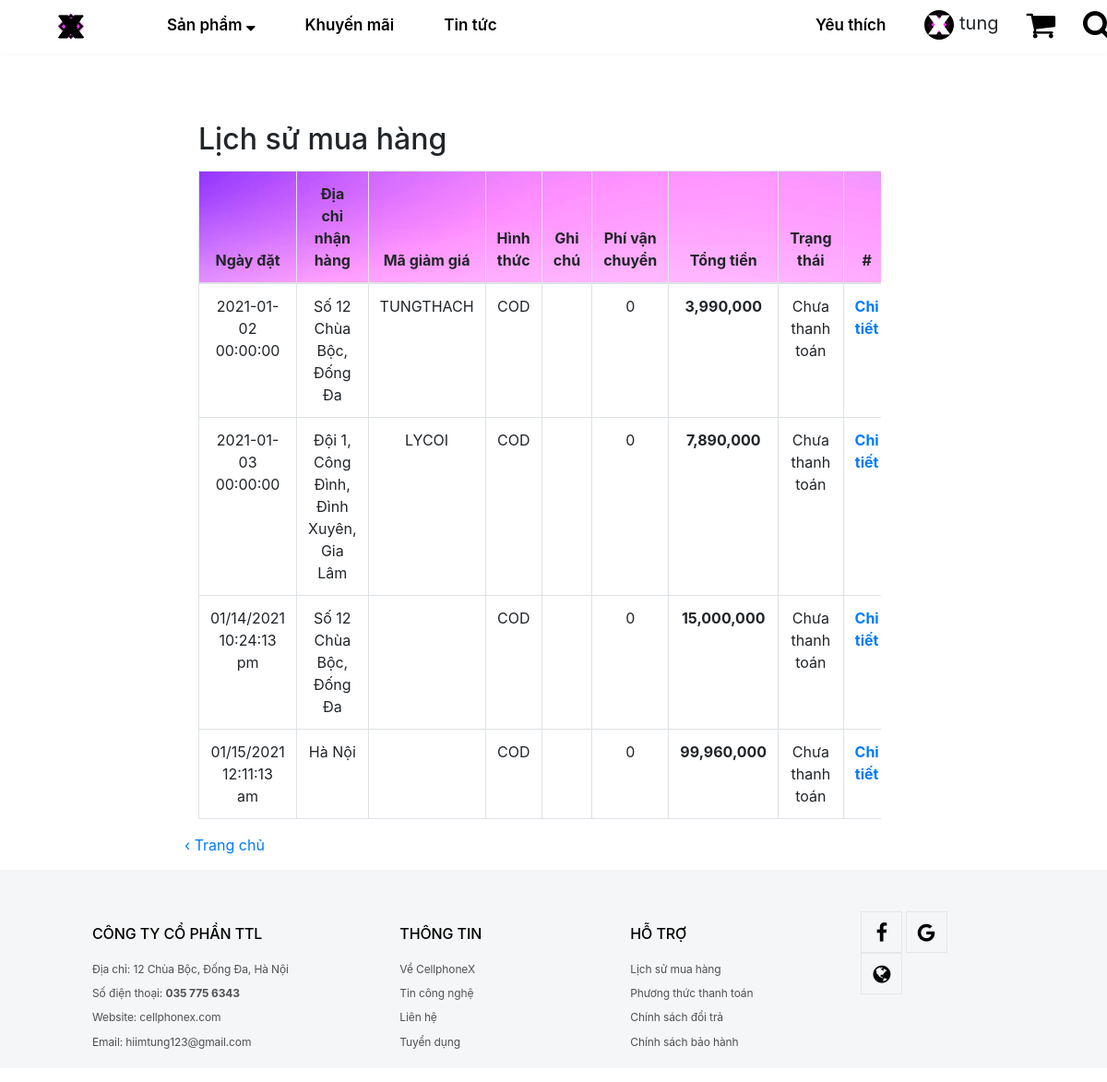
The page /lichsumuahang.php (signed in) on the database as committed earlier.
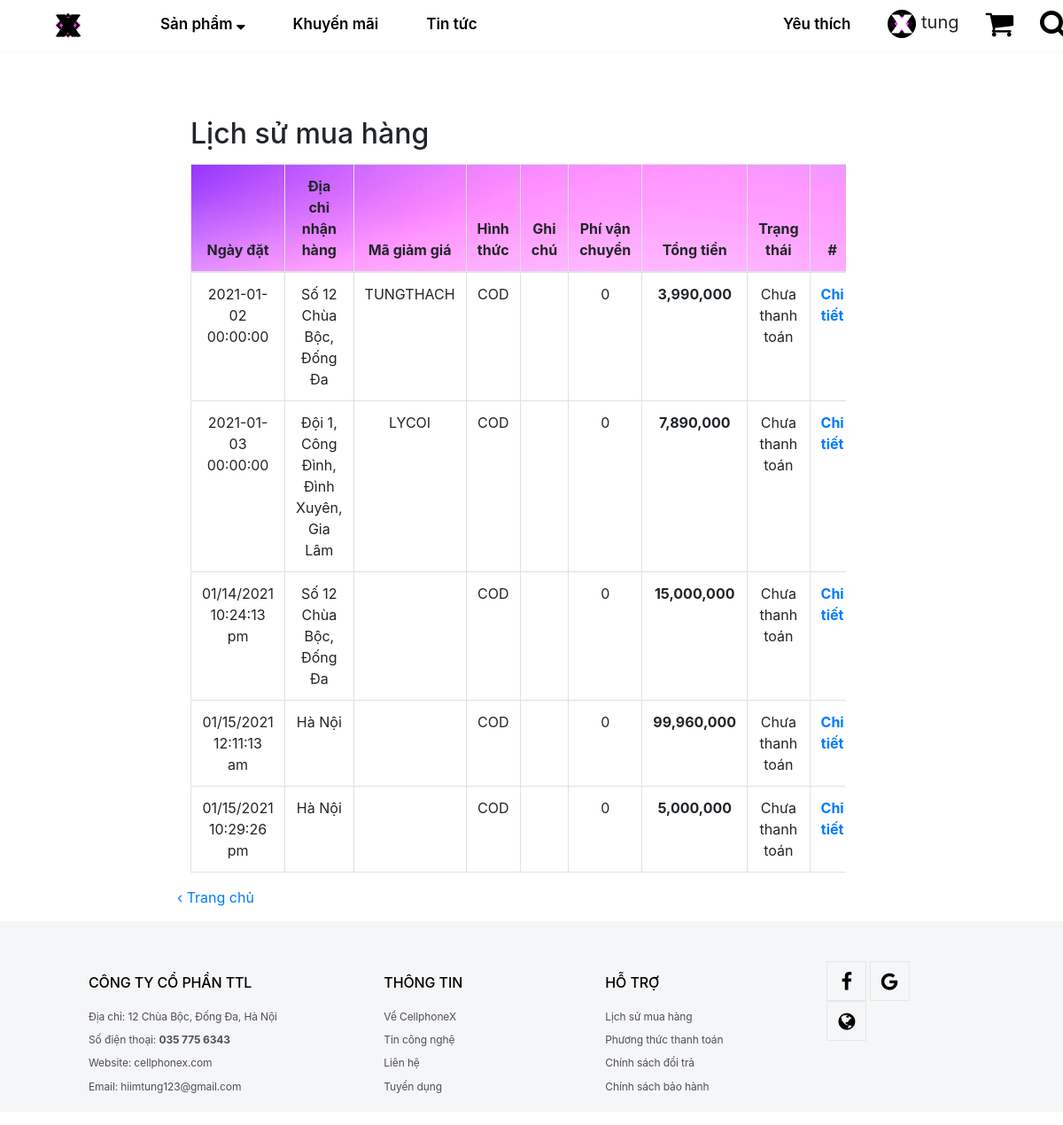
The same page on the database as committed later.
### tables this page shows
CREATE TABLE `tbl_don_hang` (
  `id_don_hang` int(11) NOT NULL,
  `id_khach_hang` int(11) DEFAULT NULL,
  `id_nhan_vien` int(11) DEFAULT NULL,
  `phi_van_chuyen` int(11) DEFAULT NULL,
  `ma_giam_gia` varchar(20) DEFAULT NULL,
  `tong_tien` float(255,0) DEFAULT NULL,
  `trang_thai` int(4) DEFAULT 0,
  `ngay_dat` varchar(255) DEFAULT NULL,
  `ten_khach_hang` varchar(255) DEFAULT NULL,
  `dia_chi_nhan_hang` varchar(255) DEFAULT NULL,
  `hinh_thuc_mua_hang` varchar(255) DEFAULT NULL,
  `ghi_chu` varchar(255) DEFAULT NULL
);

### lichsumuahang.php (the view, shortened to what this page needs)
<!doctype html>
<html>
<head>
	<link type="text/css" rel="stylesheet" href="bootstrap/css/bootstrap.min.css">
		<link type="text/css" rel="stylesheet" href="css/style.css">
	<link rel="stylesheet" type="text/css" href="css/font-awesome/css/font-awesome.min.css">
</head>
<body>
<?php
	include("layout/header.php");
	require("public/ketnoi.php");
?>
	<div class="row" style="width: 100%;">
		<span onClick="dongform('formGioHang')" class="col-2"></span>
		<span class="col-8">
	<?php
	if (isset($_SESSION["id-user"]))
	{
		$sql="select * from tbl_don_hang where id_khach_hang='".$_SESSION["id-user"]."' order by id_don_hang asc";
		$result=$con->query($sql);
		if($result->num_rows>0)
		{
	?>
			<div class="container">
 				<h2>Lịch sử mua hàng</h2>
				<div class="table-responsive">
   					<table style="text-align: center;" class="table table-bordered">
						<thead>
							<tr style="background: url('images/background.jpg')">
								<th>Ngày đặt</th>
								<th>Địa chỉ nhận hàng</th>
								<th>Mã giảm giá</th>
								<th>Hình thức</th>
								<th>Ghi chú</th>
								<th>Phí vận chuyển</th>
								<th>Tổng tiền</th>
								<th>Trạng thái</th>
								<th>#</th>
							</tr>
						</thead>
						<tbody>
							<tr>
			<?php
			while($row=$result->fetch_assoc())
			{
			?>
								<td><?php echo $row['ngay_dat']?></td>
								<td><?php echo $row['dia_chi_nhan_hang']?></td>
								<td><?php echo $row['ma_giam_gia']?></td>
								<td><?php echo $row['hinh_thuc_mua_hang']; ?></td>
								<td><?php echo $row['ghi_chu']?></td>
								<td><?php echo number_format($row['phi_van_chuyen'])?></td>
								<td><b><?php echo number_format($row['tong_tien'])?></b></td>
								<td><?php
				if($row['trang_thai']==0) echo "Chưa thanh toán";
									?>
								</td>
								<td><a href="chitietlichsu.php?&id=<?php echo $row['id_don_hang']?>"><b>Chi tiết</b></a></td>
							</tr>
			<?php
			}
			?>
						</tbody>
					</table>
				</div>
			</div>
		<?php
		}
		else echo "<p style='margin-top: 60px;'>Lịch sử mua hàng sẽ ghi lại những giao dịch của bạn tại đây.<p>";
	}
	else echo "<p>Lịch sử mua hàng sẽ ghi lại những giao dịch của bạn tại đây.<p>";
		?>
			<a href="home.php">&lsaquo; Trang chủ</a>
		</span>
		<span class="col-2"></span>
	</div>
<?php
	include("layout/footer.php");
?>
</body>
</html>

Rows that differ between the two databases and show on the page:
added tbl_don_hang: ngay_dat "01/15/2021 10:29:26 pm", dia_chi_nhan_hang "Hà Nội", hinh_thuc_mua_hang "COD", phi_van_chuyen "0", tong_tien "5,000,000", trang_thai "Chưa thanh toán"
